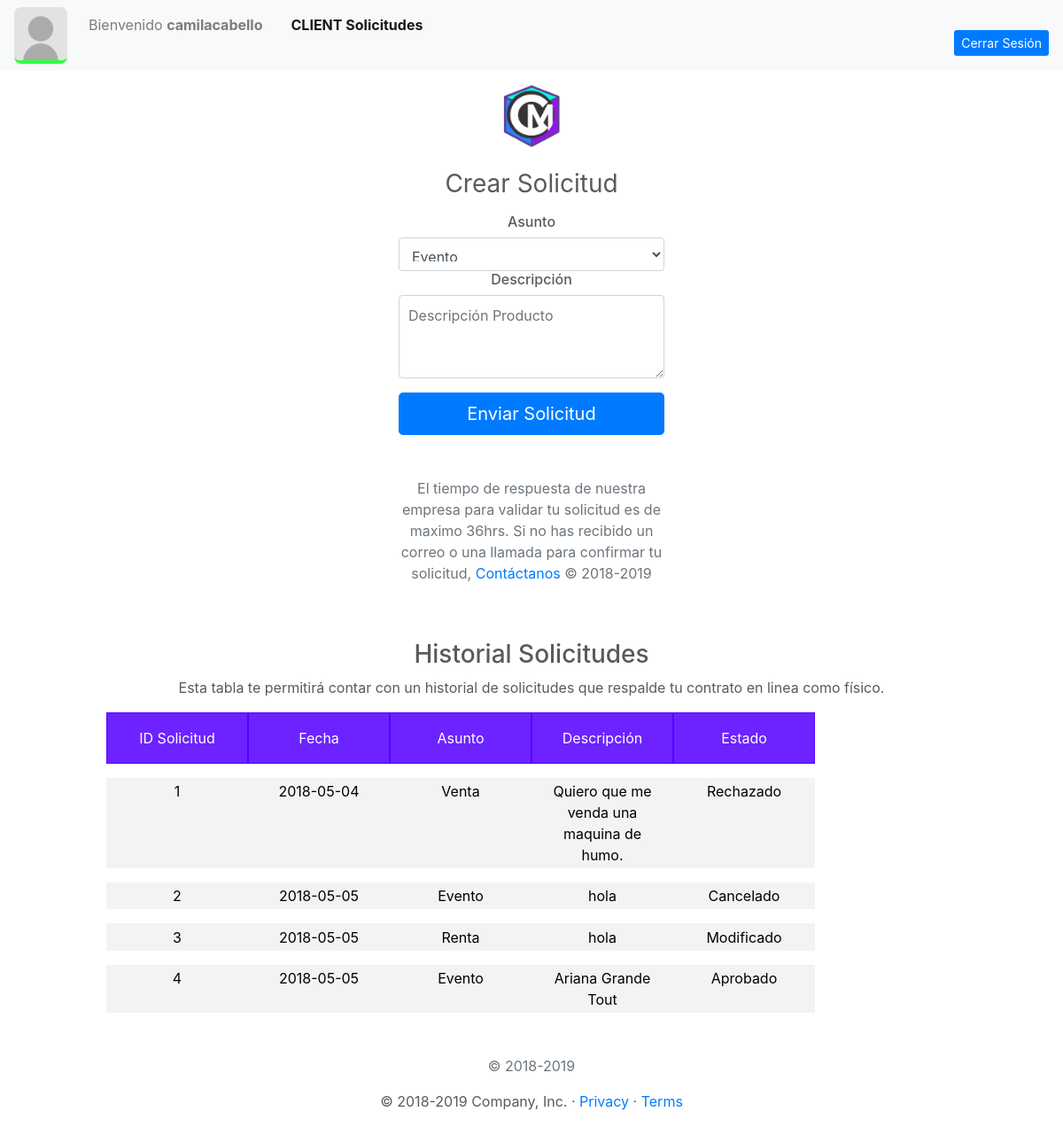
Before: /UserClient/ClientSolic.php (signed in) with the older database file.
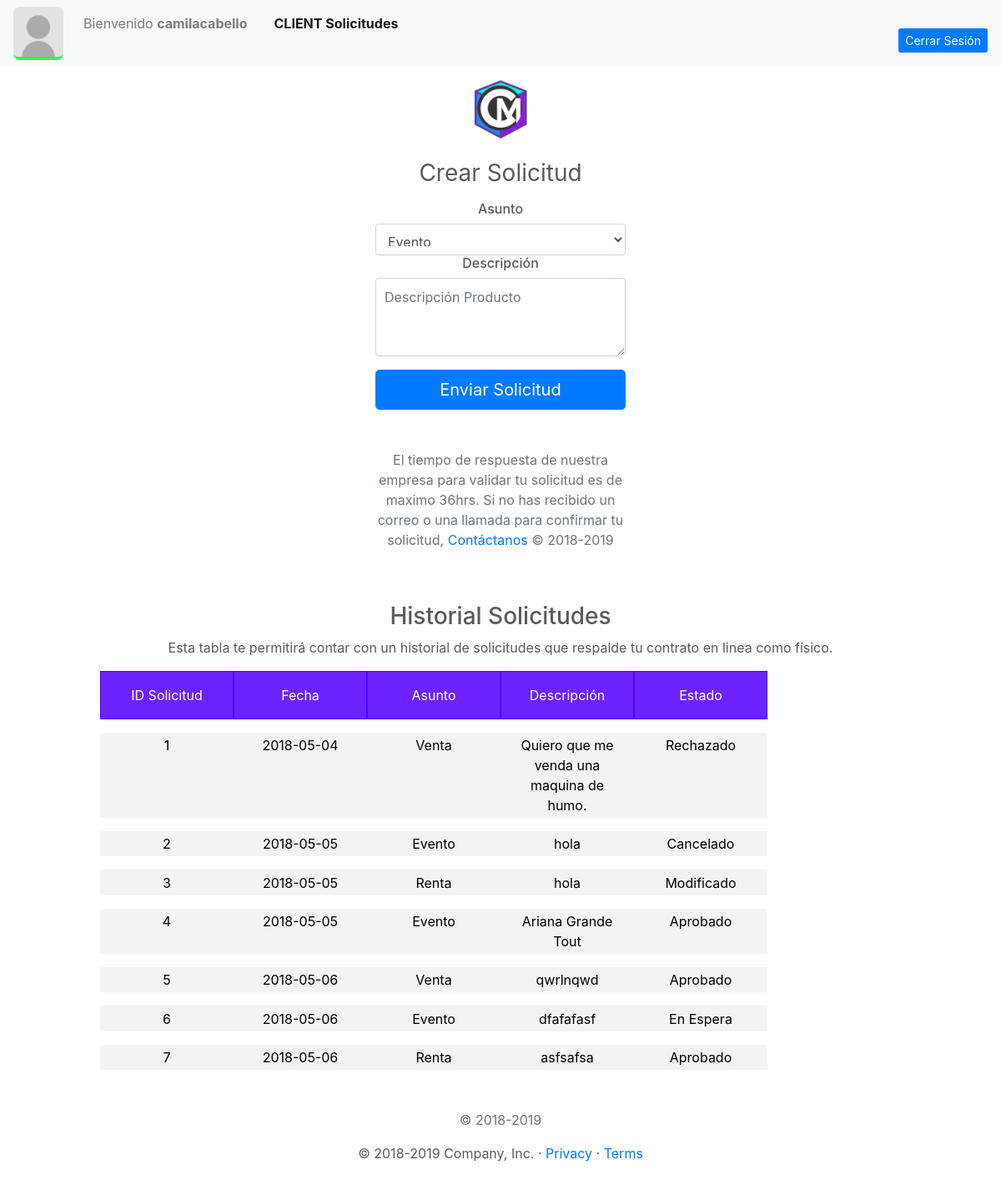
After: the same page with the newer database file.
### tables this page shows
CREATE TABLE `solicitud` (
  `idSolicitud` int(11) NOT NULL,
  `idUsuario` int(11) NOT NULL,
  `fecha` date NOT NULL,
  `asunto` varchar(50) NOT NULL,
  `descripcion` varchar(400) NOT NULL,
  `estado` varchar(50) NOT NULL
);

### PHP/DBConexion.php (called while the page is built, shortened)
<?php
class User
{
    private $db;
    public function __construct($host, $port, $dbname, $dbuser, $password) {
        $dsn = "mysql:host=$host; dbname=$dbname;";
        try{
            $this->db = new PDO($dsn, $dbuser, $password);
            $this->db->setAttribute(PDO::ATTR_ERRMODE,PDO::ERRMODE_EXCEPTION);
        }
        catch(PDOException $ex)
        {
            echo 'Error en conexión con la conecion a la BD' . $ex.getMessage();
            die();
        }
    }
    public function consultSolicitud(){
        try {
            $user = $_SESSION['loginuser'];
            $sql = "SELECT `idUsuario` FROM `usuario` WHERE `usuario` = ?";
            $solicValidator = $this->db->prepare($sql);
            $solicValidator->execute(array($user));
            $v = $solicValidator->fetch(PDO::FETCH_ASSOC);
            $idUser = $v['idUsuario'];
            $sql1 = "SELECT * FROM `solicitud` WHERE `idUsuario` = ?";
            $solicitud = $this->db->prepare($sql1);
            $solicitud->execute(array($idUser));
            $table = $solicitud;
            return $table;
        }
        catch (PDOException $ex) {
            echo "Error al obtener la tabla de solicitud." . $ex;
        }
    }
}

### PHP/ConsultSolic.php (called while the page is built)
<?php
include 'DBconexion.php';
$consult = new User("localhost", "", "dbcirculomusical", "root", "");
$consultS = $consult->consultSolicitud();
?>

### UserClient/ClientSolic.php (the view, shortened to what this page needs)
<?php
    include '../PHP/ConsultSolic.php';
?>
  <!doctype html>
  <html lang="en">
  <head>
    <link href="../bootstrap/dist/css/bootstrap.min.css" rel="stylesheet">
    <link href="clientStyle.css" rel="stylesheet">
    <link href="grid.css" rel="stylesheet">
  </head>
  <body class="text-center">
  <nav class="navbar navbar-expand-md navbar-light bg-light">
      <div class="collapse navbar-collapse" id="navbarCollapse">
        <ul class="navbar-nav mr-auto">
          <li>
            <img src="../resources/userImage.jpg">
          </li>
          <li class="nav-item ">
            <p class="nav-link nameUser">
              <?php
                      echo "Bienvenido ". "<b>{$_SESSION['loginuser']}</b>";
                  ?>
            </p>
          </li>
          <li class="nav-item active font-weight-bold">
            <a class="nav-link" href="../UserClient/ClientSolic.php">CLIENT Solicitudes</a>
          </li>
        </ul>
        <a class="btn btn-sm  btn-primary btnLogin" href="../PHP/DBCloseConexion.php">Cerrar Sesión</a>
      </div>
    </nav>
    <form class="form-signin" action="../PHP/InsertSolic.php" method="POST">
      <a href="../Cover/Cover.html">
        <img class="mb-4" src="../resources/iconCM.png" alt="" width="72" height="72">
      </a>
      <h1 class="h3 mb-3 font-weight-normal">Crear Solicitud</h1>
      <h6>Asunto</h6>
      <select name="asuntoSolic" class="form-control" required autofocus>
        <option value="Evento">Evento</option>
      </select>
      <h6>Descripción</h6>
      <textarea class="form-control" name="descSolic" rows="3" placeholder="Descripción Producto" required></textarea>
      <button class="btn btn-lg btn-primary btn-block" type="submit">Enviar Solicitud</button>
      <p class="mt-5 mb-3 text-muted">El tiempo de respuesta de nuestra empresa para validar tu solicitud es de maximo 36hrs. Si no has recibido un correo o una llamada para confirmar tu solicitud, <a href="../Contact/Contact.php">Contáctanos</a> &copy; 2018-2019</p>
    </form>
    <div class="table-consult">
      <h3>Historial Solicitudes </h3>
      <p>Esta tabla te permitirá contar con un historial de solicitudes que respalde tu contrato en linea como físico.</p>
      <div class="row">
        <div class="col-md-2 headerTableA">ID Solicitud</div>
        <div class="col-md-2 headerTableA">Fecha</div>
        <div class="col-md-2 headerTableA">Asunto</div>
        <div class="col-md-2 headerTableA">Descripción</div>
        <div class="col-md-2 headerTableA">Estado</div>
      </div>
      <?php
        while($s = $consultS->fetch(PDO::FETCH_ASSOC))
        {
          echo '<div class="row"> <div class="col-md-2">'.$s['idSolicitud'].'</div> <div class="col-md-2">'.$s['fecha'].'</div> <div class="col-md-2">'.$s['asunto'].'</div> <div class="col-md-2">'.$s['descripcion'].'</div> <div class="col-md-2">'.$s['estado'].'</div> </div>';
        }
      ?>
        <p class="mt-5 mb-3 text-muted">&copy; 2018-2019</p>
    </div>
    <main role="main">
      <footer class="container">
        <p>&copy; 2018-2019 Company, Inc. &middot;
          <a href="#">Privacy</a> &middot;
          <a href="#">Terms</a>
        </p>
      </footer>
    </main>
  </body>
  </html>

Changed rows visible on the page:
added solicitud: idSolicitud "5", fecha "2018-05-06", asunto "Venta", descripcion "qwrlnqwd", estado "Aprobado"
added solicitud: idSolicitud "6", fecha "2018-05-06", asunto "Evento", descripcion "dfafafasf", estado "En Espera"
added solicitud: idSolicitud "7", fecha "2018-05-06", asunto "Renta", descripcion "asfsafsa", estado "Aprobado"
